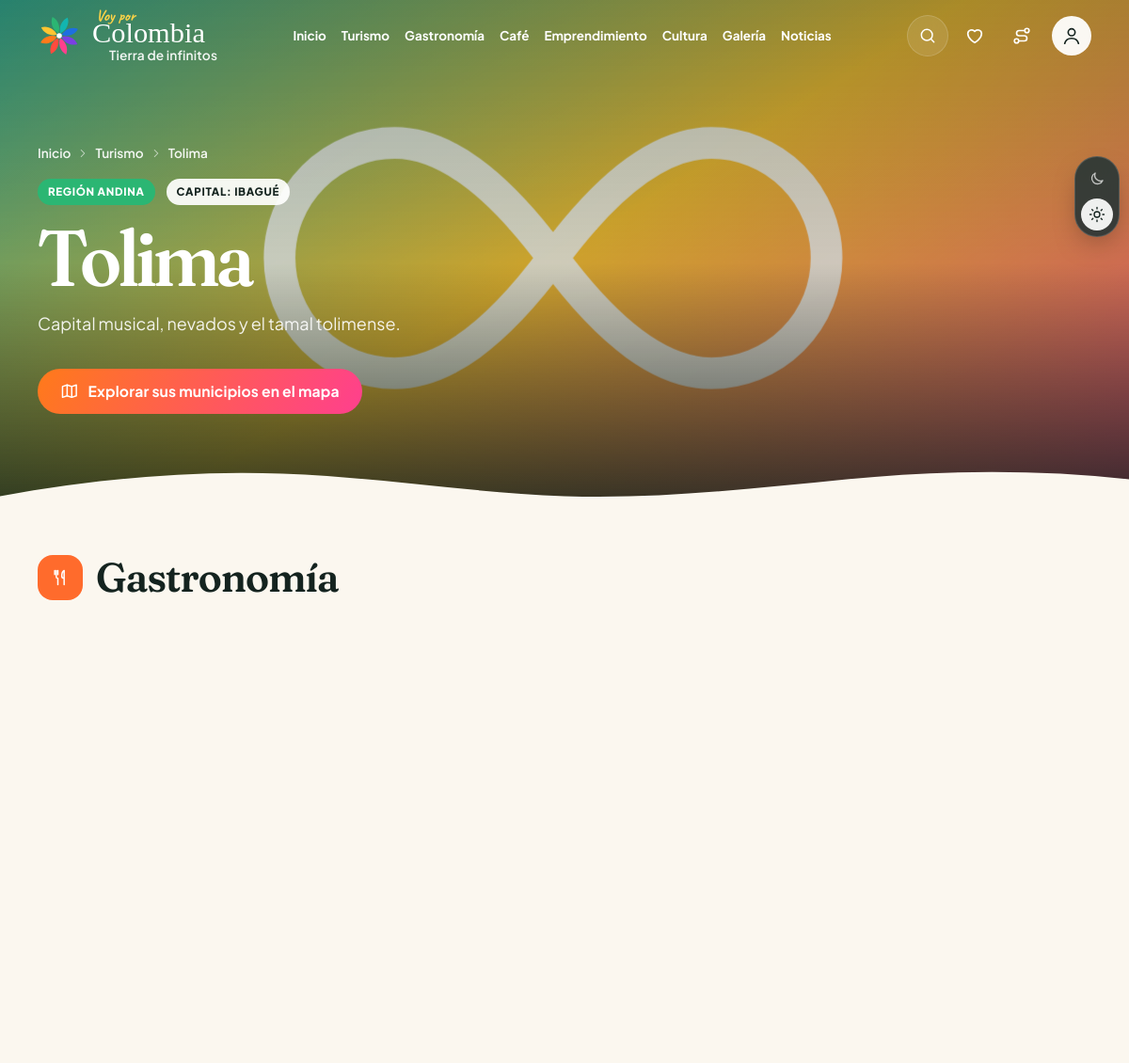
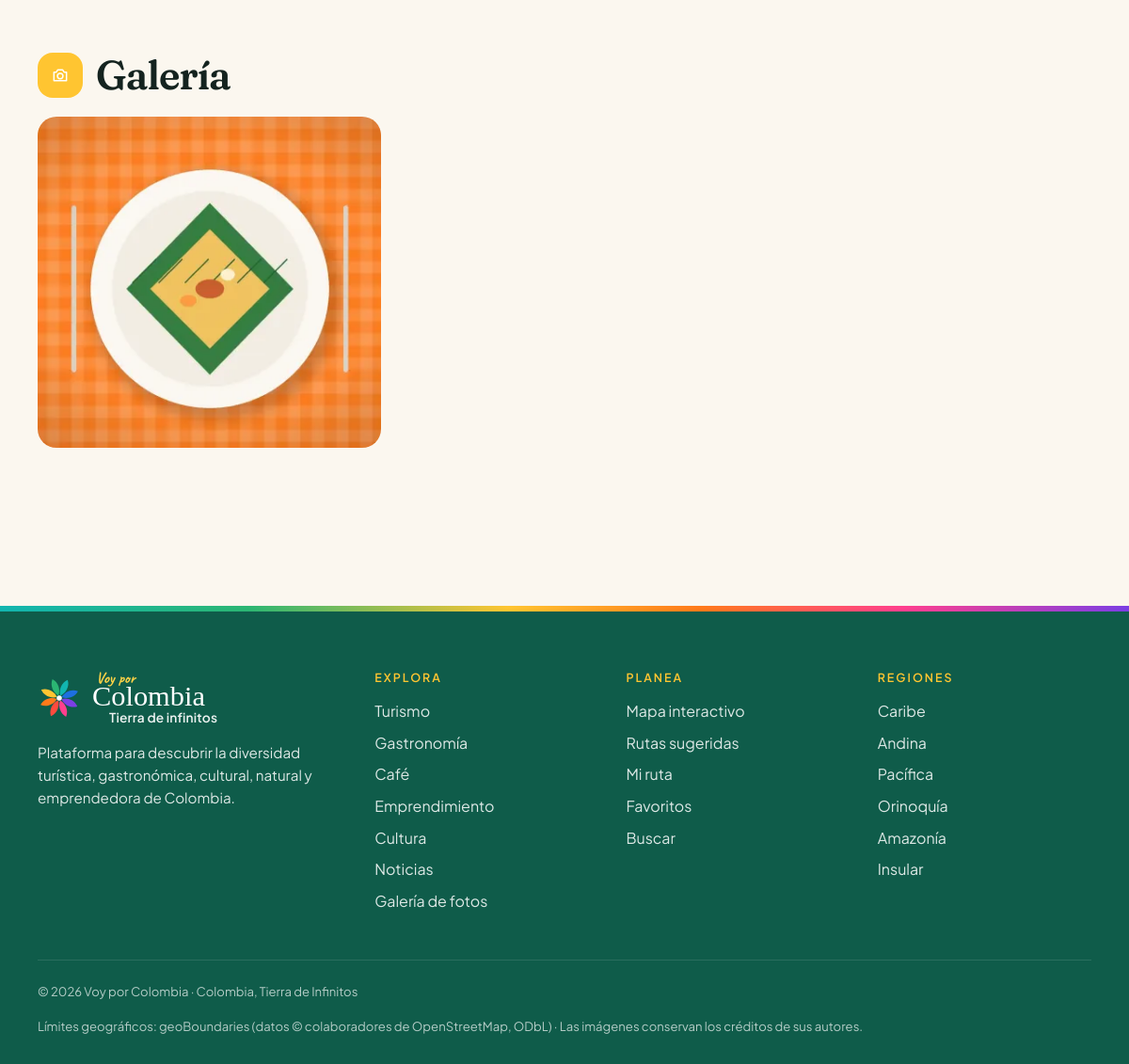
The app's page /departamentos/tolima with its own data (2 pictures, top to bottom).
### tables this page shows
CREATE TABLE `departments` (
  `id` int(10) unsigned NOT NULL AUTO_INCREMENT,
  `region_id` int(10) unsigned DEFAULT NULL,
  `name` varchar(100) NOT NULL,
  `slug` varchar(100) NOT NULL,
  `iso_code` varchar(10) DEFAULT NULL,
  `capital` varchar(100) DEFAULT NULL,
  `summary` varchar(500) DEFAULT NULL,
  `cover_media_id` int(10) unsigned DEFAULT NULL,
  `search_name` varchar(120) NOT NULL DEFAULT '',
  PRIMARY KEY (`id`),
  UNIQUE KEY `slug` (`slug`),
  KEY `region_id` (`region_id`),
  CONSTRAINT `departments_ibfk_1` FOREIGN KEY (`region_id`) REFERENCES `regions` (`id`) ON DELETE SET NULL
);

CREATE TABLE `regions` (
  `id` int(10) unsigned NOT NULL AUTO_INCREMENT,
  `name` varchar(80) NOT NULL,
  `slug` varchar(80) NOT NULL,
  `color` varchar(9) NOT NULL DEFAULT '#0f9d77',
  `summary` varchar(400) DEFAULT NULL,
  `sort_order` int(11) NOT NULL DEFAULT 0,
  PRIMARY KEY (`id`),
  UNIQUE KEY `slug` (`slug`)
);

CREATE TABLE `entry_categories` (
  `entry_id` int(10) unsigned NOT NULL,
  `category_id` int(10) unsigned NOT NULL,
  PRIMARY KEY (`entry_id`,`category_id`),
  KEY `category_id` (`category_id`),
  CONSTRAINT `entry_categories_ibfk_1` FOREIGN KEY (`entry_id`) REFERENCES `entries` (`id`) ON DELETE CASCADE,
  CONSTRAINT `entry_categories_ibfk_2` FOREIGN KEY (`category_id`) REFERENCES `categories` (`id`) ON DELETE CASCADE
);

CREATE TABLE `media` (
  `id` int(10) unsigned NOT NULL AUTO_INCREMENT,
  `kind` varchar(12) NOT NULL,
  `path` varchar(255) DEFAULT NULL,
  `mime` varchar(80) DEFAULT NULL,
  `original_name` varchar(190) DEFAULT NULL,
  `size_bytes` int(11) NOT NULL DEFAULT 0,
  `width` int(11) DEFAULT NULL,
  `height` int(11) DEFAULT NULL,
  `variants` text DEFAULT NULL,
  `embed_provider` varchar(20) DEFAULT NULL,
  `embed_id` varchar(40) DEFAULT NULL,
  `title` varchar(190) DEFAULT NULL,
  `alt_text` varchar(255) DEFAULT NULL,
  `caption` varchar(500) DEFAULT NULL,
  `credit` varchar(190) DEFAULT NULL,
  `license` varchar(120) DEFAULT NULL,
  `source_url` varchar(500) DEFAULT NULL,
  `department_id` int(10) unsigned DEFAULT NULL,
  `municipality_id` int(10) unsigned DEFAULT NULL,
  `collection_id` int(10) unsigned DEFAULT NULL,
  `gallery_section` varchar(20) DEFAULT NULL,
  `in_gallery` tinyint(4) NOT NULL DEFAULT 0,
  `gallery_featured` tinyint(4) NOT NULL DEFAULT 0,
  `is_demo` tinyint(4) NOT NULL DEFAULT 0,
  `uploaded_by` int(10) unsigned DEFAULT NULL,
  `created_at` datetime NOT NULL,
  `updated_at` datetime NOT NULL,
  PRIMARY KEY (`id`),
  KEY `department_id` (`department_id`),
  KEY `municipality_id` (`municipality_id`),
  KEY `collection_id` (`collection_id`),
  KEY `uploaded_by` (`uploaded_by`),
  KEY `idx_media_gallery` (`in_gallery`,`kind`,`created_at`),
  CONSTRAINT `media_ibfk_1` FOREIGN KEY (`department_id`) REFERENCES `departments` (`id`) ON DELETE SET NULL,
  CONSTRAINT `media_ibfk_2` FOREIGN KEY (`municipality_id`) REFERENCES `municipalities` (`id`) ON DELETE SET NULL,
  CONSTRAINT `media_ibfk_3` FOREIGN KEY (`collection_id`) REFERENCES `collections` (`id`) ON DELETE SET NULL,
  CONSTRAINT `media_ibfk_4` FOREIGN KEY (`uploaded_by`) REFERENCES `users` (`id`) ON DELETE SET NULL
);

### app/Views/public/department.php (the view, shortened to what the rows shown need)
<header class="entry-hero dep-hero" style="--c: <?= e($dep['region_color'] ?? '#2bb673') ?>">
  <?= img($cover, 'large', '', '100vw', false, $dep['name']) ?>
  <div class="container">
    <nav class="breadcrumbs"><a href="<?= e(url('/')) ?>">Inicio</a><?= icon('chevron-right') ?><a href="<?= e(url('/turismo')) ?>">Turismo</a><?= icon('chevron-right') ?><span><?= e($dep['name']) ?></span></nav>
    <div class="flex gap-2 wrap mt-2"><?php if ($dep['region_name']): ?><span class="badge" style="background:<?= e($dep['region_color']) ?>;color:#fff">Región <?= e($dep['region_name']) ?></span><?php endif; ?><?php if ($dep['capital']): ?><span class="badge">Capital: <?= e($dep['capital']) ?></span><?php endif; ?></div>
    <h1><?= e($dep['name']) ?></h1>
    <p class="lead"><?= e($dep['summary']) ?></p>
    <a class="btn btn-primary mt-2" href="<?= e(url('/turismo', ['departamento' => $dep['slug']])) ?>"><?= icon('map') ?> Explorar sus municipios en el mapa</a>
  </div>
  <?= View::partial('wave') ?>
</header>
<section class="section" style="padding-top: 30px">
  <div class="container">
    <?php foreach (Sections::ALL as $key => $def): if (empty($bySection[$key])) { continue; } ?>
      <div class="section-block" style="--c: <?= e($def['color']) ?>">
        <div class="section-block-head"><span class="ico"><?= icon($def['icon']) ?></span><h2 class="title-lg" style="margin:0"><?= e($def['label']) ?></h2></div>
        <div class="grid grid-3"><?php foreach ($bySection[$key] as $i => $e): ?><?= View::partial('card', ['e' => $e, 'reveal' => true, 'i' => $i % 3]) ?><?php endforeach; ?></div>
      </div>
    <?php endforeach; ?>
    <?php if ($photos): ?>
      <div class="section-block">
        <div class="section-block-head" style="--c: var(--amarillo)"><span class="ico"><?= icon('camera') ?></span><h2 class="title-lg" style="margin:0">Galería</h2></div>
        <div class="photo-strip" data-gallery-group>
          <?php foreach ($photos as $p): ?><a href="<?= e(url('/galeria', ['departamento' => $dep['id']])) ?>" data-lightbox-item='<?= e(json_encode(Media::toJson($p), JSON_UNESCAPED_UNICODE | JSON_UNESCAPED_SLASHES)) ?>'><?= img($p, 'medium', '', '30vw', true) ?><span><?= e($p['title']) ?></span></a><?php endforeach; ?>
        </div>
      </div>
    <?php endif; ?>
  </div>
</section>

### app/helpers.php (shortened to what the rows shown need)
<?php
function e(mixed $value): string
{
    return htmlspecialchars((string) ($value ?? ''), ENT_QUOTES | ENT_SUBSTITUTE, 'UTF-8');
}
function base_path(): string
{
    static $base = null;
    if ($base !== null) {
        return $base;
    }
    $script = str_replace('\\', '/', (string) ($_SERVER['SCRIPT_NAME'] ?? ''));
    $dir = rtrim(dirname($script), '/.');
    return $base = (PHP_SAPI === 'cli' || PHP_SAPI === 'cli-server') ? '' : $dir;
}
function url(string $path = '/', array $query = []): string
{
    $prefix = base_path();
    $path = '/' . ltrim($path, '/');
    $qs = $query ? '?' . http_build_query(array_filter($query, static fn ($v) => $v !== null && $v !== '')) : '';
    return $prefix . $path . ($qs === '?' ? '' : $qs);
}
function asset(string $path): string
{
    $file = PUBLIC_PATH . '/assets/' . ltrim($path, '/');
    $v = is_file($file) ? substr((string) filemtime($file), -6) : '1';
    return url('/assets/' . ltrim($path, '/')) . '?v=' . $v;
}
function now(): string
{
    return date('Y-m-d H:i:s');
}
function icon(string $name, string $class = 'icon'): string
{
    return '<svg class="' . e($class) . '" aria-hidden="true" focusable="false"><use href="' . e(url('/assets/img/icons.svg')) . '#' . e($name) . '"></use></svg>';
}
function media_url(?array $media, string $size = 'large'): string
{
    if (!$media || empty($media['path'])) {
        return asset('img/placeholder.svg');
    }
    $variants = is_array($media['variants'] ?? null) ? $media['variants'] : json_decode((string) ($media['variants'] ?? ''), true);
    $path = $variants[$size] ?? $media['path'];
    return url('/uploads/' . ltrim((string) $path, '/'));
}
function media_srcset(?array $media): string
{
    if (!$media) {
        return '';
    }
    $variants = is_array($media['variants'] ?? null) ? $media['variants'] : json_decode((string) ($media['variants'] ?? ''), true);
    $widths = ['thumb' => 480, 'medium' => 1024, 'large' => 1920];
    $parts = [];
    foreach ($widths as $key => $w) {
        if (!empty($variants[$key])) {
            $parts[] = url('/uploads/' . $variants[$key]) . ' ' . $w . 'w';
        }
    }
    return implode(', ', $parts);
}
function img(?array $media, string $size = 'medium', string $class = '', string $sizes = '100vw', bool $lazy = true, string $altFallback = ''): string
{
    $alt = $media['alt_text'] ?? '' ?: ($media['title'] ?? '' ?: $altFallback);
    $srcset = media_srcset($media);
    $attrs = [
        'src' => media_url($media, $size),
        'alt' => $alt,
        'class' => $class,
        'loading' => $lazy ? 'lazy' : 'eager',
        'decoding' => 'async',
    ];
    if ($srcset !== '') {
        $attrs['srcset'] = $srcset;
        $attrs['sizes'] = $sizes;
    }
    if (!empty($media['width']) && !empty($media['height'])) {
        $attrs['width'] = (string) $media['width'];
        $attrs['height'] = (string) $media['height'];
    }
    if (!$lazy) {
        $attrs['fetchpriority'] = 'high';
    }
    $html = '<img';
    foreach ($attrs as $k => $v) {
        if ($v !== '') {
            $html .= ' ' . $k . '="' . e($v) . '"';
        }
    }
    return $html . '>';
}
function setting(string $key, mixed $default = null): mixed
{
    return App\Models\Setting::get($key, $default);
}

### app/Core/Router.php (shortened to what the rows shown need)
<?php
final class Router
{
    private array $routes = [];
    public function add(string $method, string $pattern, array|callable $handler): void
    {
        $regex = preg_replace('#\{(id)\}#', '(?P<$1>\d+)', $pattern);
        $regex = preg_replace('#\{([a-z_]+)\}#', '(?P<$1>[a-z0-9\-]+)', (string) $regex);
        $this->routes[] = [$method, '#^' . $regex . '$#', $handler];
    }
    public function dispatch(string $method, string $path): void
    {
        $allowed = false;
        foreach ($this->routes as [$m, $regex, $handler]) {
            if (!preg_match($regex, $path, $matches)) {
                continue;
            }
            $params = array_filter($matches, 'is_string', ARRAY_FILTER_USE_KEY);
            if (is_array($handler)) {
                [$class, $action] = $handler;
                (new $class())->$action(...$params);
            } else {
                $handler(...$params);
            }
            return;
        }
        throw new HttpException($allowed ? 405 : 404);
    }
}

### app/Views/partials/footer.php (shortened to what the rows shown need)
<footer class="site-footer">
  <div class="container">
    <div class="footer-grid">
      <div class="footer-brand">
        <div style="color:#fff"><?= App\Core\View::partial('brand') ?></div>
        <p><?= e(setting('footer_text')) ?></p>
      </div>
      <div>
        <h4>Explora</h4>
        <ul>
          <?php foreach (Sections::ALL as $s): ?><li><a href="<?= e(url('/' . $s['path'])) ?>"><?= e($s['label']) ?></a></li><?php endforeach; ?>
          <li><a href="<?= e(url('/galeria')) ?>">Galería de fotos</a></li>
        </ul>
      </div>
      <div>
        <h4>Planea</h4>
        <ul>
          <li><a href="<?= e(url('/turismo')) ?>">Mapa interactivo</a></li>
          <li><a href="<?= e(url('/rutas')) ?>">Rutas sugeridas</a></li>
          <li><a href="<?= e(url('/mi-ruta')) ?>">Mi ruta</a></li>
          <li><a href="<?= e(url('/favoritos')) ?>">Favoritos</a></li>
          <li><a href="<?= e(url('/buscar')) ?>">Buscar</a></li>
        </ul>
      </div>
      <div>
        <h4>Regiones</h4>
        <ul>
          <?php foreach (App\Models\Geo::regions() as $r): ?><li><a href="<?= e(url('/turismo', ['region' => $r['slug']])) ?>"><?= e($r['name']) ?></a></li><?php endforeach; ?>
        </ul>
      </div>
    </div>
    <div class="footer-bottom">
      <span>© <?= date('Y') ?> <?= e(setting('site_name')) ?> · <?= e(setting('site_tagline')) ?></span>
      <span>Límites geográficos: <a href="https://www.geoboundaries.org" target="_blank" rel="noopener">geoBoundaries</a> (datos © colaboradores de OpenStreetMap, ODbL) · Las imágenes conservan los créditos de sus autores.</span>
    </div>
  </div>
</footer>

### records on screen
departments: name (placeholder picture), name "Tolima", region.name "ANDINA", capital "IBAGUÉ", summary "Capital musical, nevados y el tamal tolimense."
entry_categories: label "Gastronomía"
regions: name "Caribe"
regions: name "Andina"
regions: name "Pacífica"
regions: name "Orinoquía"
regions: name "Amazonía"
regions: name "Insular"

### other values on screen
$label "Inicio"
$label "Turismo"
$label "Gastronomía"
$label "Café"
$label "Emprendimiento"
$label "Cultura"
$label "Galería"
$label "Noticias"
$s['label'] "Turismo"
$s['label'] "Café"
$s['label'] "Emprendimiento"
$s['label'] "Cultura"
$s['label'] "Noticias"
